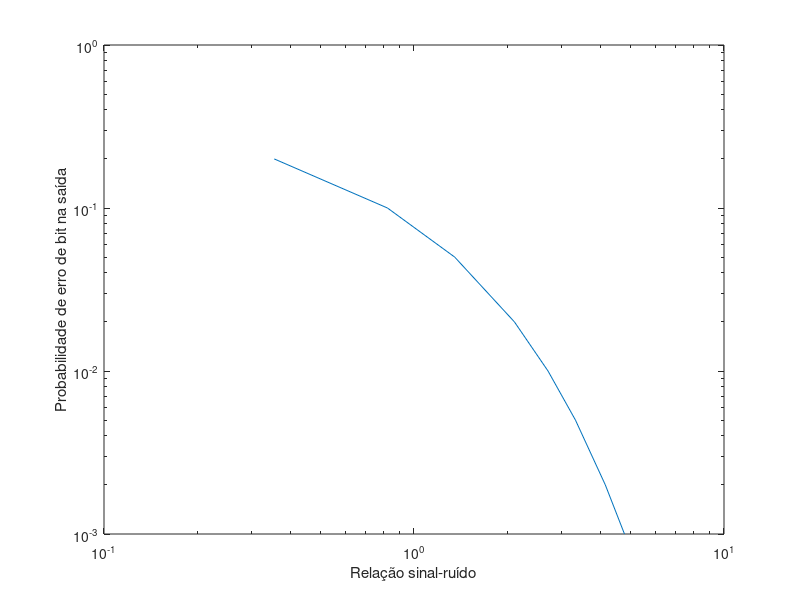

Recreate this plot in MATLAB.

probs = [0.5 0.2 0.1 0.05 0.02 0.01 0.005 0.002 0.001];
ebn0 = qfuncinv(probs).^2/2;
ps = qfunc(sqrt(2*ebn0));
loglog(ebn0, ps)
xlabel("Relação sinal-ruído")
ylabel("Probabilidade de erro de bit na saída")